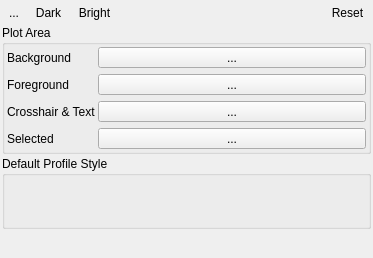
<?xml version="1.0" encoding="UTF-8"?>
<ui version="4.0">
 <class>Form</class>
 <widget class="QWidget" name="Form">
  <property name="geometry">
   <rect>
    <x>0</x>
    <y>0</y>
    <width>373</width>
    <height>258</height>
   </rect>
  </property>
  <property name="minimumSize">
   <size>
    <width>0</width>
    <height>0</height>
   </size>
  </property>
  <property name="windowTitle">
   <string>Form</string>
  </property>
  <layout class="QVBoxLayout" name="verticalLayout">
   <property name="spacing">
    <number>2</number>
   </property>
   <property name="leftMargin">
    <number>2</number>
   </property>
   <property name="topMargin">
    <number>2</number>
   </property>
   <property name="rightMargin">
    <number>2</number>
   </property>
   <property name="bottomMargin">
    <number>2</number>
   </property>
   <item>
    <layout class="QHBoxLayout" name="horizontalLayout_2">
     <item>
      <widget class="QToolButton" name="btnUseColorsFromVectorRenderer">
       <property name="text">
        <string>...</string>
       </property>
       <property name="icon">
        <iconset resource="../../qpsresources.qrc">
         <normaloff>:/qps/ui/icons/speclib_usevectorrenderer.svg</normaloff>:/qps/ui/icons/speclib_usevectorrenderer.svg</iconset>
       </property>
       <property name="checkable">
        <bool>true</bool>
       </property>
       <property name="autoRaise">
        <bool>true</bool>
       </property>
      </widget>
     </item>
     <item>
      <widget class="QToolButton" name="btnColorSchemeDark">
       <property name="styleSheet">
        <string notr="true"/>
       </property>
       <property name="text">
        <string>Dark</string>
       </property>
       <property name="icon">
        <iconset resource="../../qpsresources.qrc">
         <normaloff>:/qps/ui/icons/profiletheme_dark.svg</normaloff>:/qps/ui/icons/profiletheme_dark.svg</iconset>
       </property>
       <property name="autoRaise">
        <bool>true</bool>
       </property>
      </widget>
     </item>
     <item>
      <widget class="QToolButton" name="btnColorSchemeBright">
       <property name="styleSheet">
        <string notr="true"/>
       </property>
       <property name="text">
        <string>Bright</string>
       </property>
       <property name="icon">
        <iconset resource="../../qpsresources.qrc">
         <normaloff>:/qps/ui/icons/profiletheme_bright.svg</normaloff>:/qps/ui/icons/profiletheme_bright.svg</iconset>
       </property>
       <property name="autoRaise">
        <bool>true</bool>
       </property>
      </widget>
     </item>
     <item>
      <spacer name="horizontalSpacer">
       <property name="orientation">
        <enum>Qt::Horizontal</enum>
       </property>
       <property name="sizeHint" stdset="0">
        <size>
         <width>40</width>
         <height>20</height>
        </size>
       </property>
      </spacer>
     </item>
     <item>
      <widget class="QToolButton" name="btnReset">
       <property name="text">
        <string>Reset</string>
       </property>
       <property name="icon">
        <iconset resource="../../../../QGIS/images/images.qrc">
         <normaloff>:/images/themes/default/mActionReload.svg</normaloff>:/images/themes/default/mActionReload.svg</iconset>
       </property>
       <property name="autoRaise">
        <bool>true</bool>
       </property>
      </widget>
     </item>
    </layout>
   </item>
   <item>
    <widget class="QgsCollapsibleGroupBox" name="mGroupBox">
     <property name="sizePolicy">
      <sizepolicy hsizetype="Preferred" vsizetype="Preferred">
       <horstretch>0</horstretch>
       <verstretch>0</verstretch>
      </sizepolicy>
     </property>
     <property name="minimumSize">
      <size>
       <width>0</width>
       <height>0</height>
      </size>
     </property>
     <property name="title">
      <string>Plot Area</string>
     </property>
     <layout class="QFormLayout" name="formLayout">
      <property name="horizontalSpacing">
       <number>2</number>
      </property>
      <property name="leftMargin">
       <number>2</number>
      </property>
      <property name="topMargin">
       <number>2</number>
      </property>
      <property name="rightMargin">
       <number>2</number>
      </property>
      <property name="bottomMargin">
       <number>2</number>
      </property>
      <item row="0" column="0">
       <widget class="QLabel" name="label">
        <property name="text">
         <string>Background</string>
        </property>
       </widget>
      </item>
      <item row="0" column="1">
       <widget class="QgsColorButton" name="btnColorBackground">
        <property name="sizePolicy">
         <sizepolicy hsizetype="Preferred" vsizetype="Fixed">
          <horstretch>0</horstretch>
          <verstretch>0</verstretch>
         </sizepolicy>
        </property>
        <property name="text">
         <string>...</string>
        </property>
       </widget>
      </item>
      <item row="1" column="0">
       <widget class="QLabel" name="label_2">
        <property name="text">
         <string>Foreground</string>
        </property>
       </widget>
      </item>
      <item row="2" column="0">
       <widget class="QLabel" name="label_3">
        <property name="text">
         <string>Crosshair &amp; Text</string>
        </property>
       </widget>
      </item>
      <item row="1" column="1">
       <widget class="QgsColorButton" name="btnColorForeground">
        <property name="sizePolicy">
         <sizepolicy hsizetype="Preferred" vsizetype="Fixed">
          <horstretch>0</horstretch>
          <verstretch>0</verstretch>
         </sizepolicy>
        </property>
        <property name="text">
         <string>...</string>
        </property>
       </widget>
      </item>
      <item row="2" column="1">
       <widget class="QgsColorButton" name="btnColorInfo">
        <property name="sizePolicy">
         <sizepolicy hsizetype="Preferred" vsizetype="Fixed">
          <horstretch>0</horstretch>
          <verstretch>0</verstretch>
         </sizepolicy>
        </property>
        <property name="text">
         <string>...</string>
        </property>
       </widget>
      </item>
      <item row="3" column="0">
       <widget class="QLabel" name="label_4">
        <property name="text">
         <string>Selected</string>
        </property>
       </widget>
      </item>
      <item row="3" column="1">
       <widget class="QgsColorButton" name="btnColorSelection">
        <property name="sizePolicy">
         <sizepolicy hsizetype="Preferred" vsizetype="Fixed">
          <horstretch>0</horstretch>
          <verstretch>0</verstretch>
         </sizepolicy>
        </property>
        <property name="text">
         <string>...</string>
        </property>
       </widget>
      </item>
     </layout>
    </widget>
   </item>
   <item>
    <widget class="QgsCollapsibleGroupBox" name="mGroupBox_2">
     <property name="sizePolicy">
      <sizepolicy hsizetype="Preferred" vsizetype="Preferred">
       <horstretch>0</horstretch>
       <verstretch>0</verstretch>
      </sizepolicy>
     </property>
     <property name="title">
      <string>Default Profile Style</string>
     </property>
     <layout class="QVBoxLayout" name="verticalLayout_2">
      <property name="spacing">
       <number>0</number>
      </property>
      <property name="leftMargin">
       <number>0</number>
      </property>
      <property name="topMargin">
       <number>0</number>
      </property>
      <property name="rightMargin">
       <number>0</number>
      </property>
      <property name="bottomMargin">
       <number>0</number>
      </property>
      <item>
       <widget class="PlotStyleWidget" name="wDefaultProfileStyle" native="true">
        <property name="sizePolicy">
         <sizepolicy hsizetype="Preferred" vsizetype="Preferred">
          <horstretch>1</horstretch>
          <verstretch>0</verstretch>
         </sizepolicy>
        </property>
        <property name="minimumSize">
         <size>
          <width>50</width>
          <height>50</height>
         </size>
        </property>
       </widget>
      </item>
     </layout>
    </widget>
   </item>
   <item>
    <spacer name="verticalSpacer">
     <property name="orientation">
      <enum>Qt::Vertical</enum>
     </property>
     <property name="sizeHint" stdset="0">
      <size>
       <width>20</width>
       <height>0</height>
      </size>
     </property>
    </spacer>
   </item>
  </layout>
  <action name="optionUseColorsFromVectorRenderer">
   <property name="checkable">
    <bool>true</bool>
   </property>
   <property name="icon">
    <iconset resource="../../qpsresources.qrc">
     <normaloff>:/qps/ui/icons/speclib_usevectorrenderer.svg</normaloff>:/qps/ui/icons/speclib_usevectorrenderer.svg</iconset>
   </property>
   <property name="text">
    <string>Colors from vector renderer</string>
   </property>
   <property name="toolTip">
    <string>&lt;html&gt;&lt;head/&gt;&lt;body&gt;&lt;p&gt;Activate to use colors from map vector symbology.&lt;br/&gt;The vector symbology can be specified in in the layer properties.&lt;/p&gt;&lt;/body&gt;&lt;/html&gt;</string>
   </property>
  </action>
  <action name="actionActivateDarkTheme">
   <property name="icon">
    <iconset resource="../../qpsresources.qrc">
     <normaloff>:/qps/ui/icons/profiletheme_dark.svg</normaloff>:/qps/ui/icons/profiletheme_dark.svg</iconset>
   </property>
   <property name="text">
    <string>ActivateDarkTheme</string>
   </property>
   <property name="toolTip">
    <string>Activate a dark color theme.</string>
   </property>
  </action>
  <action name="actionActivateBrightTheme">
   <property name="icon">
    <iconset resource="../../qpsresources.qrc">
     <normaloff>:/qps/ui/icons/profiletheme_bright.svg</normaloff>:/qps/ui/icons/profiletheme_bright.svg</iconset>
   </property>
   <property name="text">
    <string>ActivateBrightTheme</string>
   </property>
   <property name="toolTip">
    <string>Activate a bright color theme.</string>
   </property>
  </action>
 </widget>
 <customwidgets>
  <customwidget>
   <class>QgsCollapsibleGroupBox</class>
   <extends>QGroupBox</extends>
   <header>qgscollapsiblegroupbox.h</header>
   <container>1</container>
  </customwidget>
  <customwidget>
   <class>QgsColorButton</class>
   <extends>QToolButton</extends>
   <header>qgscolorbutton.h</header>
  </customwidget>
  <customwidget>
   <class>PlotStyleWidget</class>
   <extends>QWidget</extends>
   <header>qps.plotstyling.plotstyling</header>
   <container>1</container>
  </customwidget>
 </customwidgets>
 <resources>
  <include location="../../qpsresources.qrc"/>
  <include location="../../../../QGIS/images/images.qrc"/>
 </resources>
 <connections/>
</ui>
